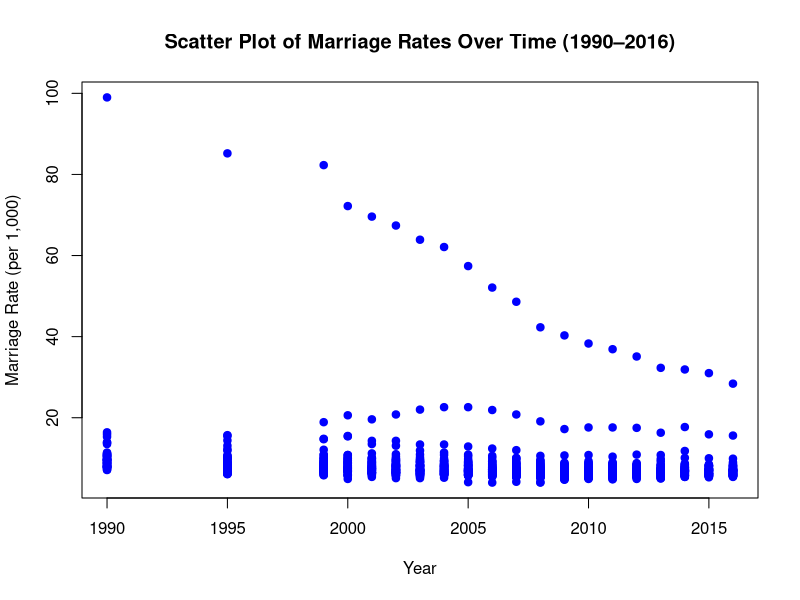
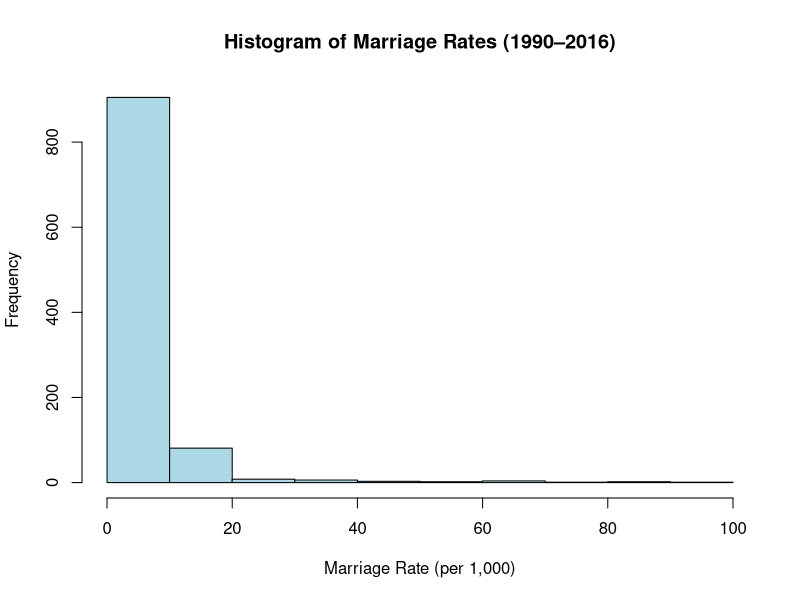

Generate these figures, in order, with R:
# ============================================
# Marriage Rate Analysis (1990-2016)
# 7COM1079 - Team Research Group B142
# University of Hertfordshire
# ============================================
# Background Research:
# - Smock & Schwartz (2020): Demographic trends in U.S. family formation
# - Tach & Eads (2015): Economic impacts of union dissolution
# - Bloome & Ang (2020): Marriage trends 1985-2015
# ============================================

# Load dataset
df_states <- read.csv("state_marriage_rates.csv", stringsAsFactors = FALSE)

# Remove empty columns
df_states <- df_states[, colSums(is.na(df_states) | df_states == "") < nrow(df_states)]

# Convert wide to long
years <- names(df_states)[-1]

Year <- c()
State <- c()
Rate <- c()

for (yr in years) {
  numeric_year <- as.numeric(gsub("X", "", yr))  # remove "X1990"
  Year  <- c(Year, rep(numeric_year, nrow(df_states)))
  State <- c(State, df_states$State)
  Rate  <- c(Rate, as.numeric(df_states[[yr]]))
}

df_long <- data.frame(Year = Year, State = State, Rate = Rate)
df_long <- na.omit(df_long)

# ===========================
# SCATTER PLOT
# ===========================
plot(df_long$Year, df_long$Rate,
     main = "Scatter Plot of Marriage Rates Over Time (1990–2016)",
     xlab = "Year",
     ylab = "Marriage Rate (per 1,000)",
     pch = 19, col = "blue")

# ===========================
# HISTOGRAM
# ===========================
hist(df_long$Rate,
     main = "Histogram of Marriage Rates (1990–2016)",
     xlab = "Marriage Rate (per 1,000)",
     col = "lightblue",
     border = "black")

# ===========================
# PEARSON CORRELATION
# ===========================
correlation_result <- cor.test(df_long$Year, df_long$Rate, method = "pearson")

cat("\n========== CORRELATION ANALYSIS ==========\n")
cat("Pearson r:", correlation_result$estimate, "\n")
cat("t-statistic:", correlation_result$statistic, "\n")
cat("p-value:", correlation_result$p.value, "\n")

if (correlation_result$p.value < 0.05) {
  cat("\nResult: Reject H0, significant correlation exists\n")
} else {
  cat("\nResult: Fail to reject H0, no significant correlation\n")
}
